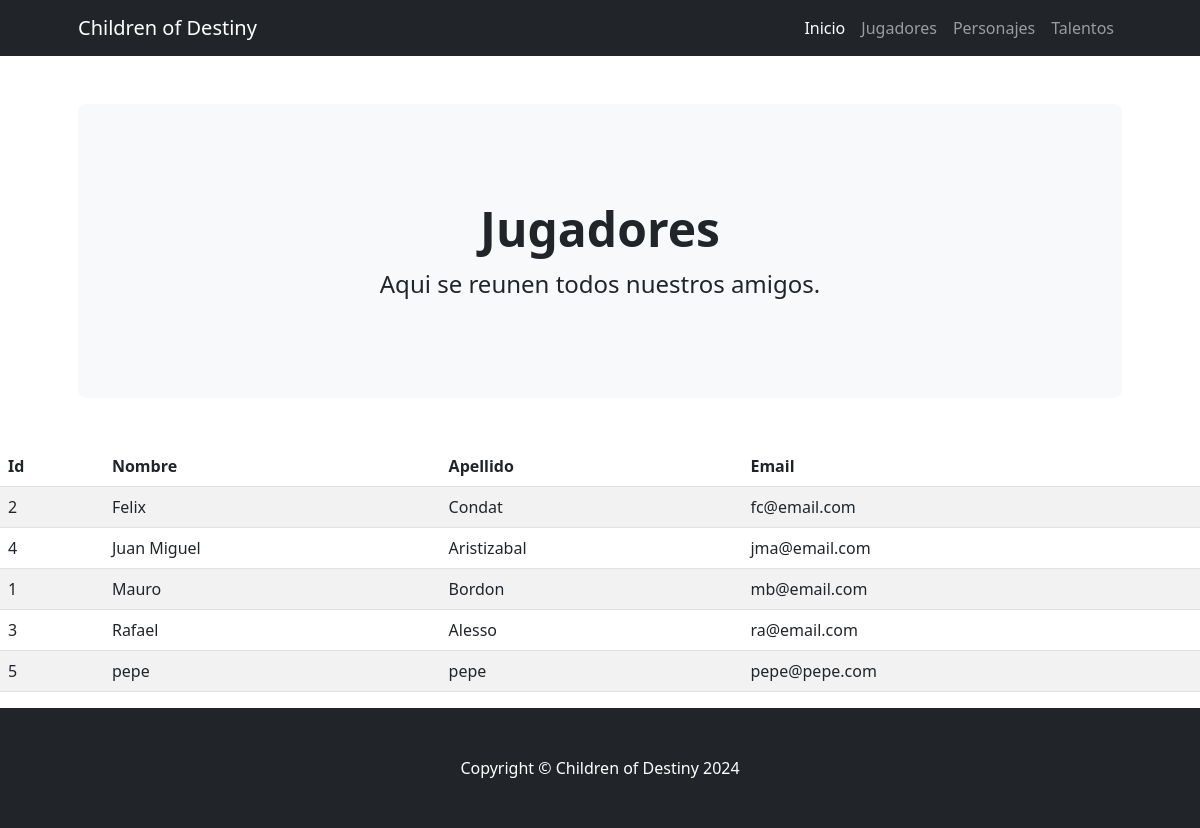
/jugadores/, run on the app's committed database.
### Aplicacion1/models.py (models this page shows, shortened)
class Jugador(models.Model):
    nombre = models.CharField(max_length=20)
    apellido = models.CharField(max_length=20)
    email = models.EmailField()
    class Meta:
        ordering = ["nombre", "apellido"]
        verbose_name = "Jugador"
        verbose_name_plural = "Jugadores"

### Aplicacion1/views.py (the view)
# urls.py: path('jugadores/', jugadores, name="jugadores"),
def jugadores(request):
    contexto = {'jugadores':Jugador.objects.all()}
    return render(request, "Aplicacion1/jugadores.html", contexto)

### Aplicacion1/templates/Aplicacion1/jugadores.html
{% extends "Aplicacion1/index.html" %}
{% block titulo %}
<h1 class="display-5 fw-bold">Jugadores</h1>
<p class="fs-4">Aqui se reunen todos nuestros amigos.</p>
{% endblock titulo %}
{% block contenido %}
<table class="table table-striped">
    <thead>
        <tr>
            <th>Id</th>
            <th>Nombre</th>
            <th>Apellido</th>
            <th>Email</th>
        </tr>
    </thead>
    <tbody>
    {% for c in jugadores %}
      <tr>
        <td>{{ c.id }}</td>
        <td>{{ c.nombre }}</td>
        <td>{{ c.apellido }}</td>
        <td>{{ c.email }}</td>
      </tr>
    {% endfor %}
    </tbody>
</table>
{% endblock contenido %}

### Aplicacion1/templates/Aplicacion1/index.html (shortened to what this page needs)
<!DOCTYPE html>
<html lang="en">
    <head>
        {% load static %}
        <link href="https://cdn.jsdelivr.net/npm/bootstrap-icons@1.4.1/font/bootstrap-icons.css" rel="stylesheet" />
        <link href="{% static 'css/styles.css' %}" rel="stylesheet" />
    </head>
    <body>
        <nav class="navbar navbar-expand-lg navbar-dark bg-dark">
            <div class="container px-lg-5">
                <a class="navbar-brand" href="#!">Children of Destiny</a>
                <div class="collapse navbar-collapse" id="navbarSupportedContent">
                    <ul class="navbar-nav ms-auto mb-2 mb-lg-0">
                        <li class="nav-item"><a class="nav-link active" aria-current="page" href="{% url 'home' %}">Inicio</a></li>
                        <li class="nav-item"><a class="nav-link" href="{% url 'jugadores' %}">Jugadores</a></li>
                        <li class="nav-item"><a class="nav-link" href="{% url 'personajes' %}">Personajes</a></li>
                        <li class="nav-item"><a class="nav-link" href="{% url 'talentos' %}">Talentos</a></li>
                    </ul>
                </div>
            </div>
        </nav>
        <header class="py-5">
            <div class="container px-lg-5">
                <div class="p-4 p-lg-5 bg-light rounded-3 text-center">
                    <div class="m-4 m-lg-5">
                        {% block titulo %}{% endblock titulo %}
                    </div>
                </div>
            </div>
        </header>
        {% block contenido %}{% endblock contenido %}
        <footer class="py-5 bg-dark">
            <div class="container"><p class="m-0 text-center text-white">Copyright &copy; Children of Destiny 2024</p></div>
        </footer>
    </body>
</html>

### data on the page
Jugador: id "2", nombre "Felix", apellido "Condat", email "fc@email.com"
Jugador: id "4", nombre "Juan Miguel", apellido "Aristizabal", email "jma@email.com"
Jugador: id "1", nombre "Mauro", apellido "Bordon", email "mb@email.com"
Jugador: id "3", nombre "Rafael", apellido "Alesso", email "ra@email.com"
Jugador: id "5", nombre "pepe", apellido "pepe", email "pepe@pepe.com"
